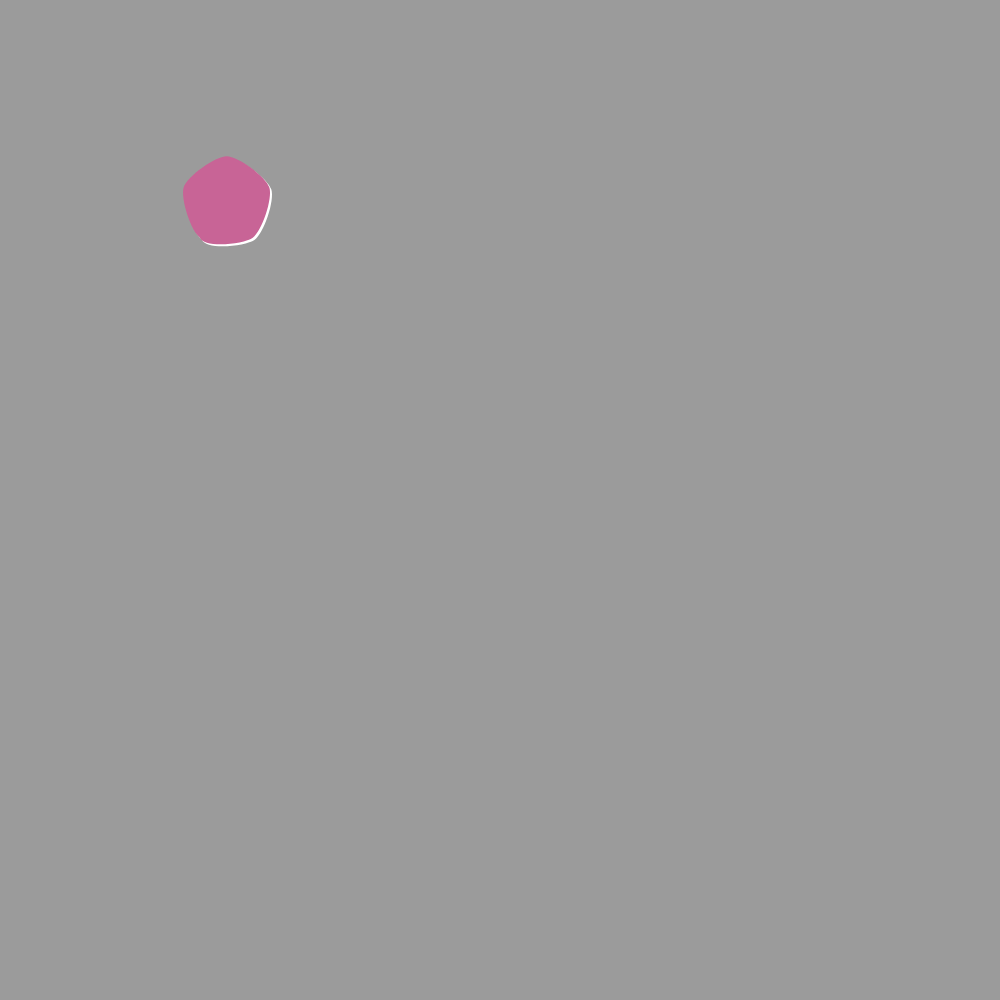
Frame 1 (no input)
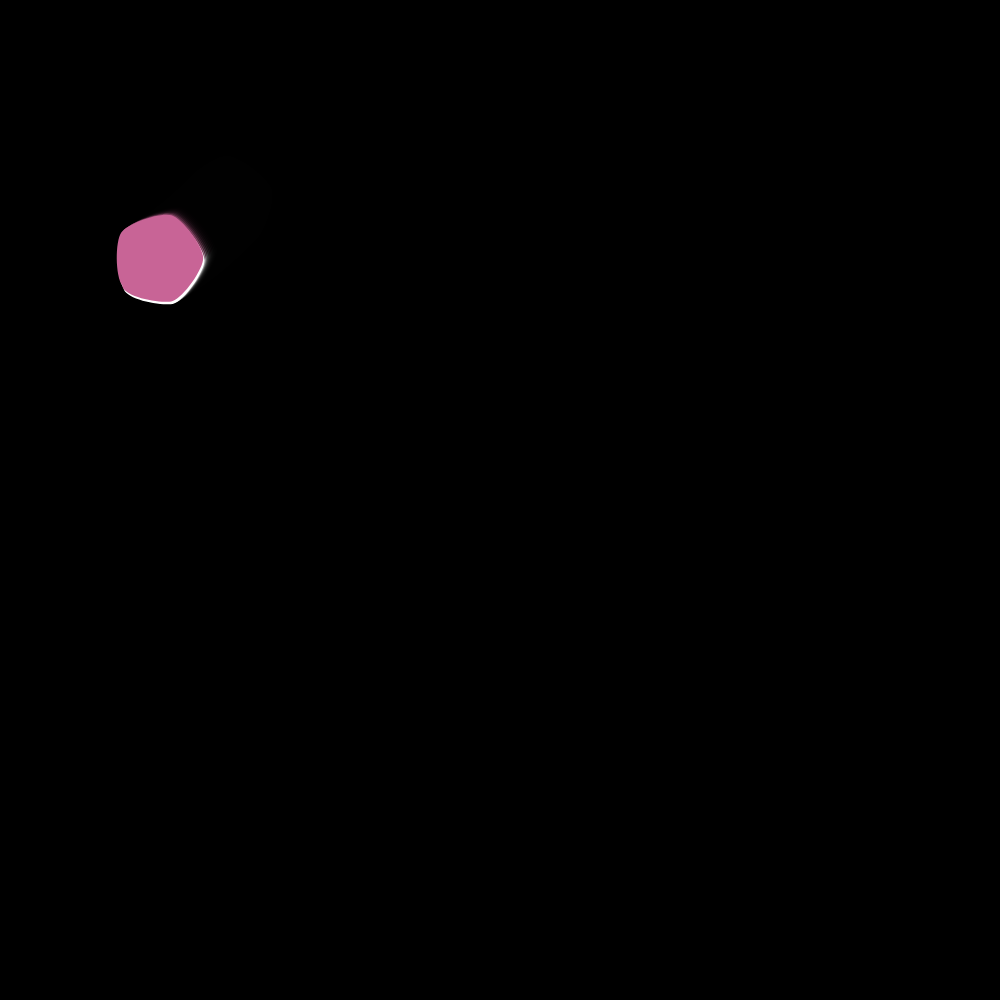
Frame 60 (no input)
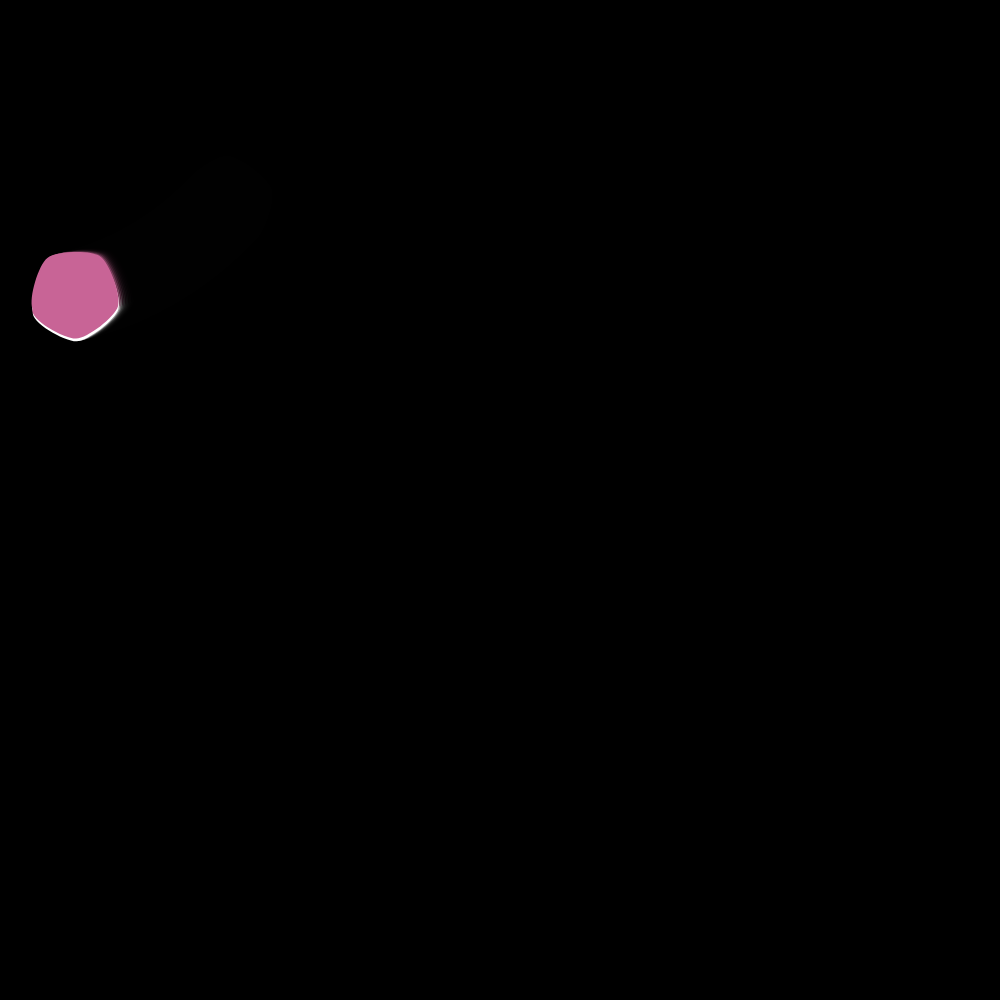
Frame 120 (the mouse pressed at the canvas centre since frame 60)

The p5.js sketch that drew these frames (run headless with seeded random() and noise() and a simulated clock; from frame 60 on, the mouse is pressed at the canvas centre):

// p5.js sketch
// ── sketch.js
// center point
var centerX = 0.0, centerY = 0.0;

//corner nodes
var nodes = 5;

//zero fill arrays
var nodeX = [
  300-(145/2),
  342.7975432332819-(145/2),
  326.4503363531613-(145/2),
  273.5496636468387-(145/2),
  257.2024567667181-(145/2)
];
var nodeY = [
  155,
  186.09423525312738,
  236.40576474687265,
  236.40576474687265,
  186.09423525312735
];


// soft-body dynamics
var organicConstant = 0.2;

function setup() {
  createCanvas(1000, 1000);

  //center shape in window
  centerX = width/2;
  centerY = height/2;

  frameRate(30);
}

function draw() {
  //fade background
  noStroke();
  fill(0, 100);
  rect(0,0,width, height);
  
  // stroke(255);
  // point(nodeX[0], nodeY[0]);
  // point(nodeX[1], nodeY[1]);
  // point(nodeX[2], nodeY[2]);
  // point(nodeX[3], nodeY[3]);
  // point(nodeX[4], nodeY[4]);
  
  push();
  rotate(frameCount/200.0);
  drawShape();
  pop();
}

function drawShape() {

  // draw polygon
  curveTightness(organicConstant);
  fill(255);
  beginShape();
  
  for (var i=0; i<nodes; i++){
    curveVertex(nodeX[i] + 2, nodeY[i] + 2);
  }
  for (var i=0; i<nodes-1; i++){
    curveVertex(nodeX[i] + 2, nodeY[i] + 2);
  }
  
  endShape(CLOSE);
  
  fill(200, 100, 150);
  beginShape();
  for (var i=0; i<nodes; i++){
    curveVertex(nodeX[i], nodeY[i]);
  }
  for (var i=0; i<nodes-1; i++){
    curveVertex(nodeX[i], nodeY[i]);
  }
  
  

  endShape(CLOSE);
}
